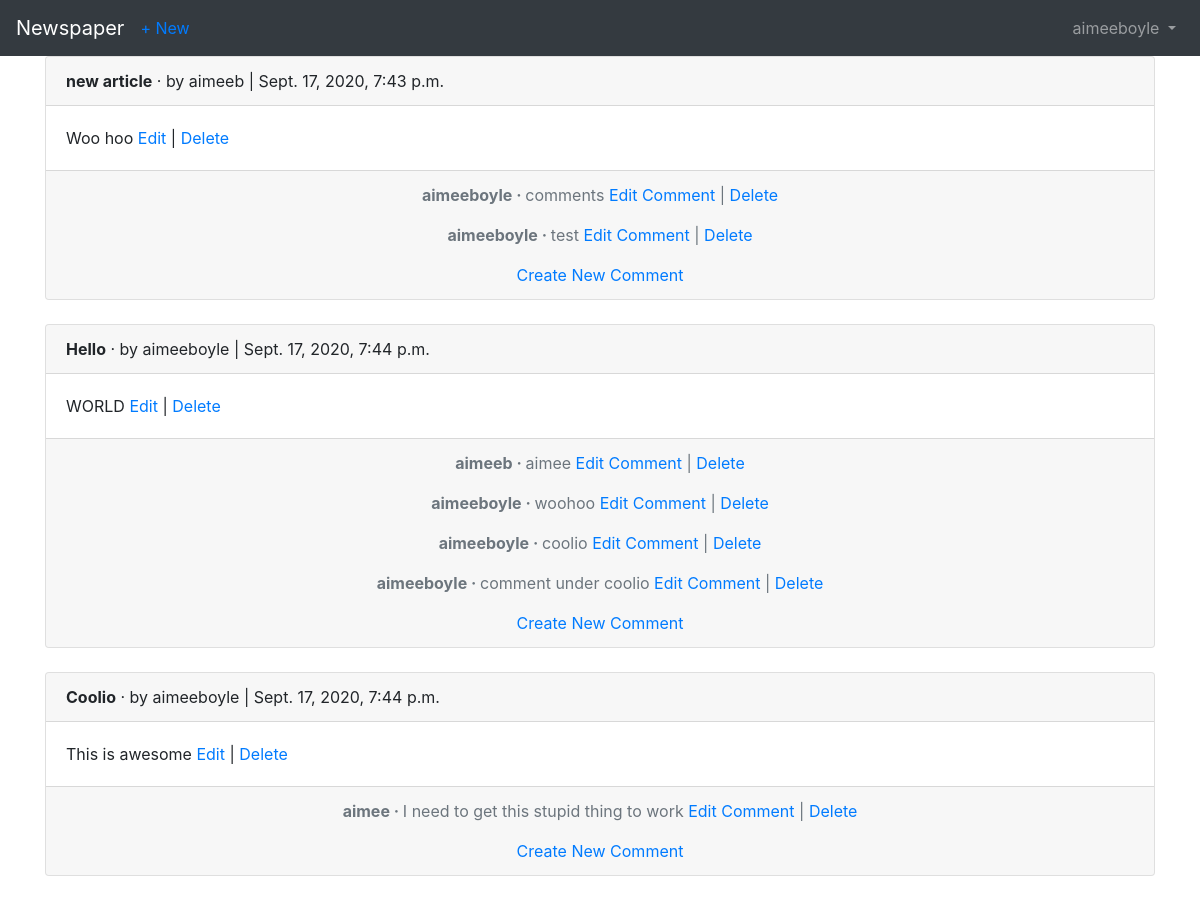
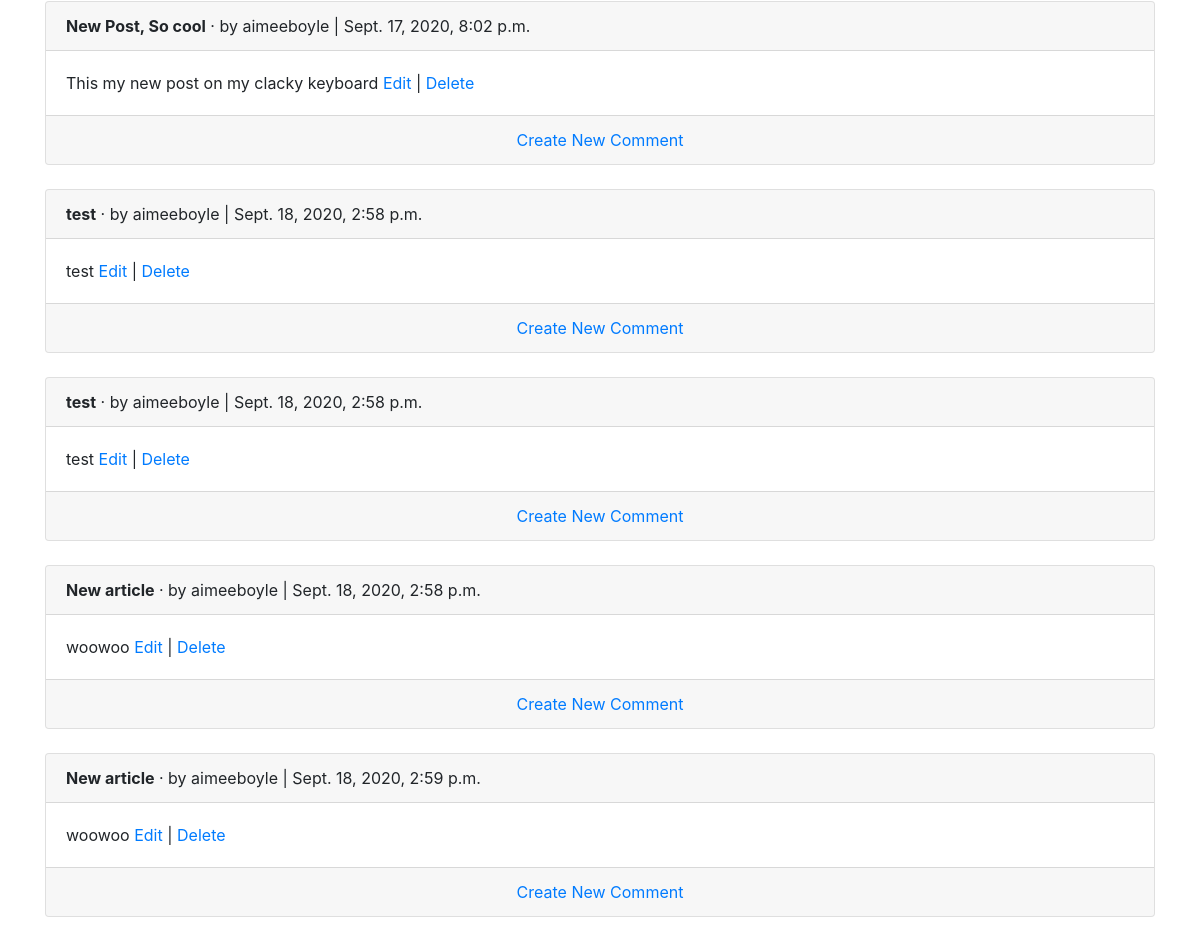
The page /articles/ (signed in) on the database its author committed (2 pictures, top to bottom).
### users/models.py (models this page shows)
class CustomUser(AbstractUser):
    age = models.PositiveIntegerField(null=True, blank= True)

### articles/models.py (models this page shows, shortened)
class Article(models.Model):
    title = models.CharField(max_length=255)
    body = models.TextField()
    date = models.DateTimeField(auto_now_add=True)
    author = models.ForeignKey(
        get_user_model(),
        on_delete=models.CASCADE,
    )

class Comment(models.Model):
    article = models.ForeignKey(Article, on_delete=models.CASCADE,   related_name = 'comments',)
    comment = models.CharField(max_length=140)
    author = models.ForeignKey(get_user_model(), on_delete=models.CASCADE)
    def __str__(self):
        return self.comment

### articles/views.py (the view)
# urls.py: path('', ArticleListView.as_view(), name="article_list"),
class ArticleListView(LoginRequiredMixin,  ListView):
    template_name = 'article_list.html'
    model = Article
    context_object_name = 'articles'
    login_url = 'login'

### templates/article_list.html (shortened to what this page needs)
{% extends "base.html" %}
{% block content %}
{% for article in articles %}
    <div class="card">
        <div class="card-header">
            <span class="font-weight-bold">{{article.title}}</span> &middot;
            <span class-"text_muted">by {{article.author}} | {{article.date}}</span>
        </div>
        <div class="card-body">
         {{article.body}}
            <a href="{% url 'article_edit' article.pk %}">Edit</a> | <a href="{% url 'article_delete' article.pk %}">Delete</a>
        </div>
        <div class="card-footer text-center text-muted">
            {% for comment in article.comments.all  %}
                <p>
                    <span class="font-weight-bold"> {{comment.author}} &middot; </span>
                    {{comment}}
                     <a href="{% url  'comment_edit' comment.pk %}">Edit Comment</a> | <a href="{% url  'comment_delete' comment.pk %}">Delete</a>
                </p>
            {% endfor %}
            <div>
                     <a href="{% url 'comment_new' article.pk %}">Create New Comment</a>
                </div>
        </div>
    </div>
    <br / >
{% endfor %}
{% endblock content %}

### templates/base.html (shortened to what this page needs)
<!DOCTYPE html>
<html>
<head>
  <link rel="stylesheet" href="https://stackpath.bootstrapcdn.com/bootstrap/4.5.0/css/bootstrap.min.css">
</head>
<body>
  <nav class="navbar navbar-expand-lg navbar-dark bg-dark">
    <a class="navbar-brand" href="{% url 'home' %}">Newspaper</a>
      {% if user.is_authenticated %}
        <ul class="navbar-nav mr-auto">
          <li class="nav-item"><a href="{% url 'article_new' %}">+ New</a></li>
        </ul>
        {% endif %}
    <div class="collapse navbar-collapse" id="navbarSupportedContent">
      {% if user.is_authenticated %}
        <ul class="navbar-nav ml-auto">
          <li class="nav-item">
            <a class="nav-link dropdown-toggle" href="#" id="navbarDropdown" role="button" data-toggle="dropdown" aria-haspopup="true" aria-expanded="false">
              {{ user.username }}
            </a>
          </li>
        </ul>
      {% endif %}
    </div>
  </nav>
  <main>
    <div class="container">
      {% block content %}
      {% endblock content %}
    </div>
  </main>
</body>
</html>

### rows shown on the page
CustomUser: username "aimeeboyle"
Article: title "new article", author "aimeeb", date "Sept. 17, 2020, 7:43 p.m.", body "Woo hoo"
Comment: author "aimeeboyle", comment "comments"
Comment: author "aimeeboyle", comment "test"
Article: title "Hello", author "aimeeboyle", date "Sept. 17, 2020, 7:44 p.m.", body "WORLD"
Comment: author "aimeeb", comment "aimee"
Comment: author "aimeeboyle", comment "woohoo"
Comment: author "aimeeboyle", comment "coolio"
Comment: author "aimeeboyle", comment "comment under coolio"
Article: title "Coolio", author "aimeeboyle", date "Sept. 17, 2020, 7:44 p.m.", body "This is awesome"
Comment: author "aimee", comment "I need to get this stupid thing to work"
Article: title "New Post, So cool", author "aimeeboyle", date "Sept. 17, 2020, 8:02 p.m.", body "This my new post on my clacky keyboard"
Article: title "test", author "aimeeboyle", date "Sept. 18, 2020, 2:58 p.m.", body "test"
Article: title "test", author "aimeeboyle", date "Sept. 18, 2020, 2:58 p.m.", body "test"
Article: title "New article", author "aimeeboyle", date "Sept. 18, 2020, 2:58 p.m.", body "woowoo"
Article: title "New article", author "aimeeboyle", date "Sept. 18, 2020, 2:59 p.m.", body "woowoo"
